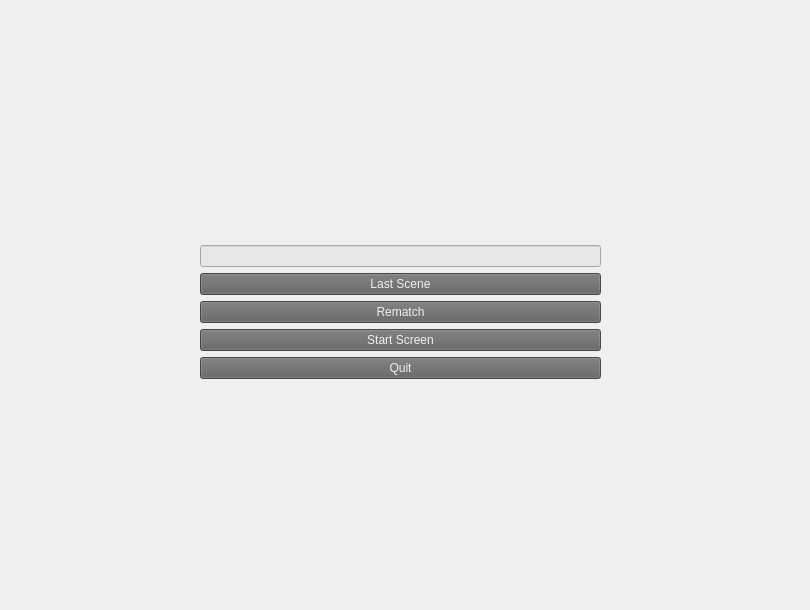
   <widget class="QWidget" name="looseScreen">
    <widget class="QWidget" name="verticalLayoutWidget_5">
     <property name="geometry">
      <rect>
       <x>0</x>
       <y>0</y>
       <width>801</width>
       <height>601</height>
      </rect>
     </property>
     <layout class="QVBoxLayout" name="verticalLayout_5">
      <item>
       <spacer name="verticalSpacer_3">
        <property name="orientation">
         <enum>Qt::Vertical</enum>
        </property>
        <property name="sizeType">
         <enum>QSizePolicy::Maximum</enum>
        </property>
        <property name="sizeHint" stdset="0">
         <size>
          <width>20</width>
          <height>2</height>
         </size>
        </property>
       </spacer>
      </item>
      <item>
       <layout class="QHBoxLayout" name="horizontalLayout_11">
        <item>
         <spacer name="horizontalSpacer_10">
          <property name="orientation">
           <enum>Qt::Horizontal</enum>
          </property>
          <property name="sizeType">
           <enum>QSizePolicy::Fixed</enum>
          </property>
          <property name="sizeHint" stdset="0">
           <size>
            <width>100</width>
            <height>20</height>
           </size>
          </property>
         </spacer>
        </item>
        <item>
         <layout class="QGridLayout" name="gifLayout_2"/>
        </item>
        <item>
         <spacer name="horizontalSpacer_11">
          <property name="orientation">
           <enum>Qt::Horizontal</enum>
          </property>
          <property name="sizeType">
           <enum>QSizePolicy::Fixed</enum>
          </property>
          <property name="sizeHint" stdset="0">
           <size>
            <width>40</width>
            <height>20</height>
           </size>
          </property>
         </spacer>
        </item>
       </layout>
      </item>
      <item>
       <spacer name="verticalSpacer_4">
        <property name="orientation">
         <enum>Qt::Vertical</enum>
        </property>
        <property name="sizeType">
         <enum>QSizePolicy::Fixed</enum>
        </property>
        <property name="sizeHint" stdset="0">
         <size>
          <width>20</width>
          <height>2</height>
         </size>
        </property>
       </spacer>
      </item>
      <item>
       <layout class="QHBoxLayout" name="horizontalLayout_12">
        <item>
         <spacer name="horizontalSpacer_12">
          <property name="orientation">
           <enum>Qt::Horizontal</enum>
          </property>
          <property name="sizeType">
           <enum>QSizePolicy::Fixed</enum>
          </property>
          <property name="sizeHint" stdset="0">
           <size>
            <width>200</width>
            <height>20</height>
           </size>
          </property>
         </spacer>
        </item>
        <item>
         <layout class="QVBoxLayout" name="verticalLayout_6">
          <item>
           <widget class="QLineEdit" name="whoWon_2">
            <property name="styleSheet">
             <string notr="true">background-color: rgb(231, 231, 231);</string>
            </property>
           </widget>
          </item>
          <item>
           <widget class="QPushButton" name="lastSceneLoose">
            <property name="styleSheet">
             <string notr="true">background-color: rgb(98, 98, 98);
color: rgb(239, 239, 239);</string>
            </property>
            <property name="text">
             <string>Last Scene</string>
            </property>
           </widget>
          </item>
          <item>
           <widget class="QPushButton" name="rematchLoose">
            <property name="styleSheet">
             <string notr="true">background-color: rgb(98, 98, 98);
color: rgb(239, 239, 239);</string>
            </property>
            <property name="text">
             <string>Rematch</string>
            </property>
           </widget>
          </item>
          <item>
           <widget class="QPushButton" name="startLost">
            <property name="styleSheet">
             <string notr="true">background-color: rgb(98, 98, 98);
color: rgb(239, 239, 239);</string>
            </property>
            <property name="text">
             <string>Start Screen</string>
            </property>
           </widget>
          </item>
          <item>
           <widget class="QPushButton" name="quitLost">
            <property name="styleSheet">
             <string notr="true">background-color: rgb(98, 98, 98);
color: rgb(239, 239, 239);
</string>
            </property>
            <property name="text">
             <string>Quit</string>
            </property>
           </widget>
          </item>
         </layout>
        </item>
        <item>
         <spacer name="horizontalSpacer_13">
          <property name="orientation">
           <enum>Qt::Horizontal</enum>
          </property>
          <property name="sizeType">
           <enum>QSizePolicy::Fixed</enum>
          </property>
          <property name="sizeHint" stdset="0">
           <size>
            <width>200</width>
            <height>20</height>
           </size>
          </property>
         </spacer>
        </item>
       </layout>
      </item>
     </layout>
    </widget>
   </widget>
